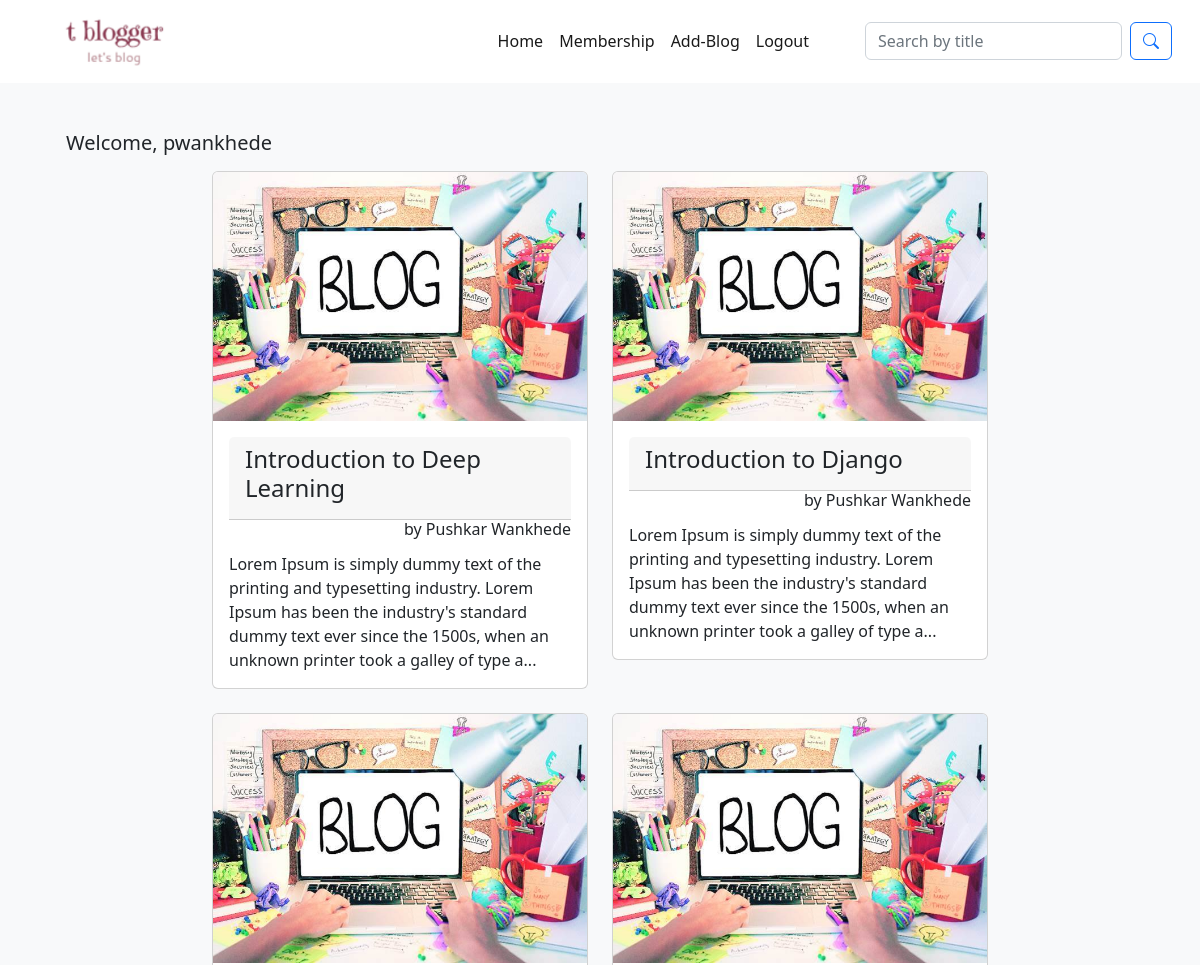
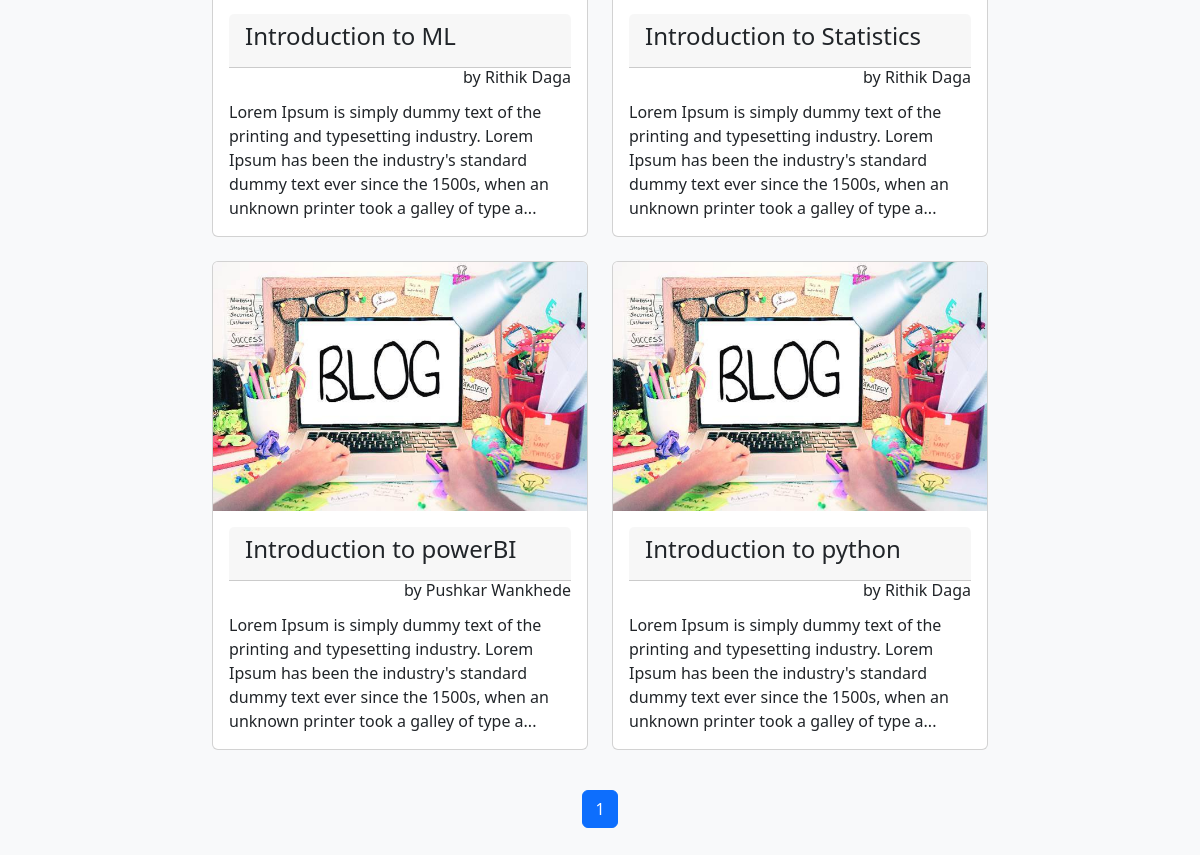
Screenshot of / (signed in) with the database file from the repository (2 pictures, top to bottom).
### blog/models.py (models this page shows, shortened)
class Blog(models.Model):
    author = models.ForeignKey(User, on_delete=models.CASCADE)
    title = models.CharField(max_length=200, verbose_name="Title", null=True)
    summary = models.TextField(max_length=300, verbose_name="Summary", null=True)
    content = models.TextField(max_length=2000, verbose_name="Content", null=True)
    date_created = models.DateTimeField(auto_now_add=True)
    last_modified = models.DateTimeField(auto_now=True)
    class Meta:
        unique_together = [["author", "title"]]
        ordering = ["title"]

### blog/views.py (the view)
# urls.py: path("", views.home, name="home"),
def home(request):
    blogs = Blog.objects.all()
    p = Paginator(blogs, per_page=6)
    page_number = request.GET.get("page", 1)
    page_object = p.get_page(page_number)
    context = {"blogs": blogs, "page_object": page_object}
    return render(request, "blog/home.html", context=context)

### blog/templates/blog/home.html (shortened to what this page needs)
{% extends 'base.html' %}
{% load static %}
{% block content %}
{% if request.user.is_authenticated %}
<h5 class="mt-5 ms-4">Welcome, {{request.user}}</h5>
{% else %}
<h5 class="mt-5 ms-4">Sign in to create blogs!!</h5>
{% endif %}
<div class="row d-flex flex-row justify-content-center">
    {% for blog in page_object %}
    <div class="col mt-2 mb-3" style="min-width: 25rem; max-width: 25rem;">
        <div class="card">
            <img src='{% static "images/sample.jpg" %}' class="card-img-top"
                 alt="...">
            <div class="card-body">
                <div class="card-header">
                    <h4>{{blog.title}}</h4>
                </div>
                <h6 class="float-end">by {{blog.author.first_name}}
                    {{blog.author.last_name}}
                </h6>
                <div class="w-100" style="height: 2rem;">
                </div>
                <p class="card-text">
                    {{blog.summary|slice:":200"}}...
                </p>
            </div>
        </div>
    </div>
    {% endfor %}
</div>
<nav aria-label="..." class="mt-4">
    <ul class="pagination justify-content-center">
        <li class="page-item" aria-current="page">
            <span class="page-link active">{{page_object.number}}</span>
        </li>
    </ul>
</nav>
{% endblock %}

### rows the page displays
Blog: title "Introduction to Deep Learning", author.first_name "Pushkar", author.last_name "Wankhede", summary "Lorem Ipsum is simply dummy text of the printing and typesetting industry. Lorem Ipsum has been the industry's standard dummy text ever since the 1500s, when an unknown printer took a galley of type a"
Blog: title "Introduction to Django", author.first_name "Pushkar", author.last_name "Wankhede", summary "Lorem Ipsum is simply dummy text of the printing and typesetting industry. Lorem Ipsum has been the industry's standard dummy text ever since the 1500s, when an unknown printer took a galley of type a"
Blog: title "Introduction to ML", author.first_name "Rithik", author.last_name "Daga", summary "Lorem Ipsum is simply dummy text of the printing and typesetting industry. Lorem Ipsum has been the industry's standard dummy text ever since the 1500s, when an unknown printer took a galley of type a"
Blog: title "Introduction to Statistics", author.first_name "Rithik", author.last_name "Daga", summary "Lorem Ipsum is simply dummy text of the printing and typesetting industry. Lorem Ipsum has been the industry's standard dummy text ever since the 1500s, when an unknown printer took a galley of type a"
Blog: title "Introduction to powerBI", author.first_name "Pushkar", author.last_name "Wankhede", summary "Lorem Ipsum is simply dummy text of the printing and typesetting industry. Lorem Ipsum has been the industry's standard dummy text ever since the 1500s, when an unknown printer took a galley of type a"
Blog: title "Introduction to python", author.first_name "Rithik", author.last_name "Daga", summary "Lorem Ipsum is simply dummy text of the printing and typesetting industry. Lorem Ipsum has been the industry's standard dummy text ever since the 1500s, when an unknown printer took a galley of type a"

### other values shown
{{ request.user }} "pwankhede"
{{ page_object.number }} "1"
